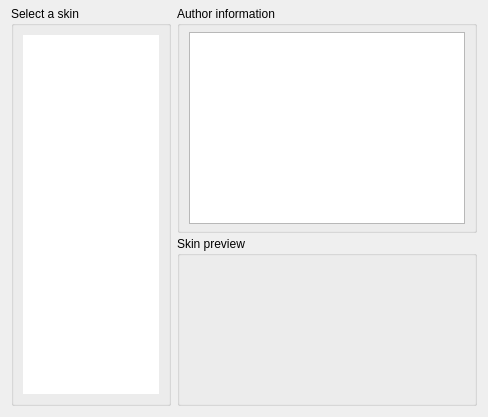
     <widget class="QWidget" name="Skins">
      <attribute name="title">
       <string>Skins</string>
      </attribute>
      <layout class="QHBoxLayout" name="horizontalLayout_7">
       <property name="topMargin">
        <number>6</number>
       </property>
       <item>
        <widget class="QGroupBox" name="groupBox_3">
         <property name="minimumSize">
          <size>
           <width>0</width>
           <height>0</height>
          </size>
         </property>
         <property name="maximumSize">
          <size>
           <width>160</width>
           <height>16777215</height>
          </size>
         </property>
         <property name="title">
          <string>Select a skin</string>
         </property>
         <layout class="QHBoxLayout">
          <property name="spacing">
           <number>3</number>
          </property>
          <property name="leftMargin">
           <number>9</number>
          </property>
          <property name="topMargin">
           <number>9</number>
          </property>
          <property name="rightMargin">
           <number>9</number>
          </property>
          <property name="bottomMargin">
           <number>9</number>
          </property>
          <item>
           <widget class="QListWidget" name="skinList">
            <property name="maximumSize">
             <size>
              <width>150</width>
              <height>16777215</height>
             </size>
            </property>
            <property name="font">
             <font>
              <pointsize>10</pointsize>
             </font>
            </property>
            <property name="frameShape">
             <enum>QFrame::NoFrame</enum>
            </property>
            <property name="frameShadow">
             <enum>QFrame::Plain</enum>
            </property>
            <property name="lineWidth">
             <number>1</number>
            </property>
            <property name="midLineWidth">
             <number>0</number>
            </property>
            <property name="spacing">
             <number>1</number>
            </property>
           </widget>
          </item>
         </layout>
        </widget>
       </item>
       <item>
        <layout class="QVBoxLayout" name="verticalLayout_7">
         <property name="spacing">
          <number>3</number>
         </property>
         <property name="topMargin">
          <number>0</number>
         </property>
         <property name="bottomMargin">
          <number>0</number>
         </property>
         <item>
          <widget class="QGroupBox" name="groupBox_8">
           <property name="minimumSize">
            <size>
             <width>300</width>
             <height>0</height>
            </size>
           </property>
           <property name="title">
            <string>Author information</string>
           </property>
           <property name="flat">
            <bool>false</bool>
           </property>
           <property name="checkable">
            <bool>false</bool>
           </property>
           <layout class="QVBoxLayout" name="verticalLayout_2">
            <property name="spacing">
             <number>3</number>
            </property>
            <property name="topMargin">
             <number>6</number>
            </property>
            <property name="bottomMargin">
             <number>6</number>
            </property>
            <item>
             <widget class="QTextEdit" name="authorInfo">
              <property name="contextMenuPolicy">
               <enum>Qt::NoContextMenu</enum>
              </property>
              <property name="frameShape">
               <enum>QFrame::StyledPanel</enum>
              </property>
              <property name="frameShadow">
               <enum>QFrame::Sunken</enum>
              </property>
              <property name="lineWidth">
               <number>1</number>
              </property>
              <property name="readOnly">
               <bool>true</bool>
              </property>
              <property name="html">
               <string notr="true">&lt;!DOCTYPE HTML PUBLIC &quot;-//W3C//DTD HTML 4.0//EN&quot; &quot;http://www.w3.org/TR/REC-html40/strict.dtd&quot;&gt;
&lt;html&gt;&lt;head&gt;&lt;meta name=&quot;qrichtext&quot; content=&quot;1&quot; /&gt;&lt;style type=&quot;text/css&quot;&gt;
p, li { white-space: pre-wrap; }
&lt;/style&gt;&lt;/head&gt;&lt;body style=&quot; font-family:'Verdana'; font-size:10pt; font-weight:400; font-style:normal;&quot;&gt;
&lt;p style=&quot;-qt-paragraph-type:empty; margin-top:0px; margin-bottom:0px; margin-left:0px; margin-right:0px; -qt-block-indent:0; text-indent:0px;&quot;&gt;&lt;br /&gt;&lt;/p&gt;&lt;/body&gt;&lt;/html&gt;</string>
              </property>
              <property name="acceptRichText">
               <bool>true</bool>
              </property>
             </widget>
            </item>
           </layout>
          </widget>
         </item>
         <item>
          <widget class="QGroupBox" name="groupBox_9">
           <property name="minimumSize">
            <size>
             <width>0</width>
             <height>170</height>
            </size>
           </property>
           <property name="title">
            <string>Skin preview</string>
           </property>
           <layout class="QHBoxLayout" name="horizontalLayout_5">
            <property name="spacing">
             <number>3</number>
            </property>
            <property name="leftMargin">
             <number>3</number>
            </property>
            <property name="topMargin">
             <number>6</number>
            </property>
            <property name="rightMargin">
             <number>3</number>
            </property>
            <property name="bottomMargin">
             <number>3</number>
            </property>
            <item>
             <widget class="QLabel" name="skinPreview">
              <property name="minimumSize">
               <size>
                <width>0</width>
                <height>0</height>
               </size>
              </property>
              <property name="text">
               <string/>
              </property>
              <property name="alignment">
               <set>Qt::AlignCenter</set>
              </property>
             </widget>
            </item>
           </layout>
          </widget>
         </item>
        </layout>
       </item>
      </layout>
     </widget>
